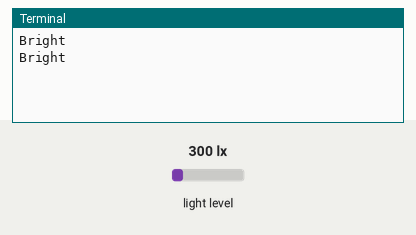
This program was run on a simulated Raspberry Pi (BCM pin numbers). Parts: the last lines printed to the terminal. The inputs (shaded band) are chosen by the test bench; at power-on: light level 300 lx.

Above: at 1.2 s.
1.3 s: light level set to 40 lx
At 2.4 s:
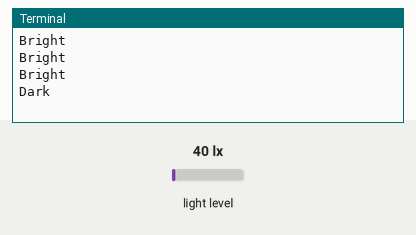
3.5 s: light level set to 1000 lx
At 4.4 s:
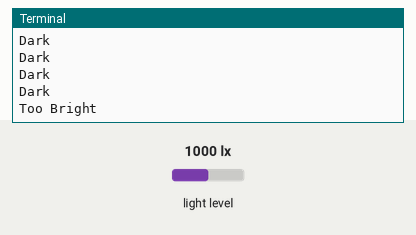
5.5 s: light level set to 0 lx
At 6.5 s:
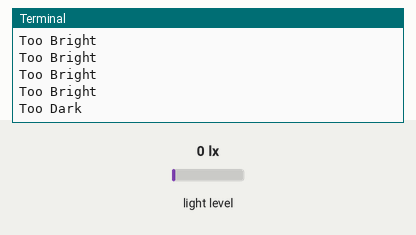
7.5 s: light level set to 90 lx
At 8.5 s:
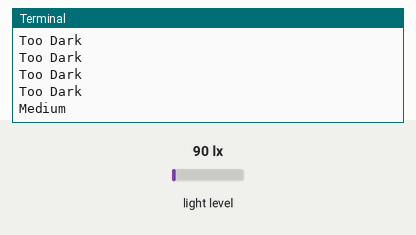

The program:

bh1750_and_I2C.py
```python
import smbus
import time

# Define some constants from the datasheet
DEVICE     = 0x23 # Default device I2C address
POWER_DOWN = 0x00 # No active state
POWER_ON   = 0x01 # Power on
RESET      = 0x07 # Reset data register value
ONE_TIME_HIGH_RES_MODE = 0x20

bus = smbus.SMBus(1)  # Rev 2 Pi uses 1

def convertToNumber(data):
  # Simple function to convert 2 bytes of data
  # into a decimal number
    return ((data[1] + (256 * data[0])) / 1.2)

def readLight(addr=DEVICE):
    data = bus.read_i2c_block_data(addr,ONE_TIME_HIGH_RES_MODE)
    return convertToNumber(data)

while True:
    light = readLight()
    time.sleep(0.5)

    if(light <=10):
        print("Too Dark")
    elif(light>20 and light <= 70):
        print("Dark")
    elif(light >70 and light <= 200):
        print("Medium")
    elif(light > 200 and light < 500):
        print("Bright")
    elif(light > 500):
        print("Too Bright")
```

Measured:
- after the input at 1.3 s, the terminal: prints a new line after 0.71 s (image 1)
- after the input at 3.5 s, the terminal: prints a new line after 0.53 s (image 2)
- after the input at 5.5 s, the terminal: prints a new line after 0.54 s (image 3)
- after the input at 7.5 s, the terminal: prints a new line after 0.55 s (image 4)
